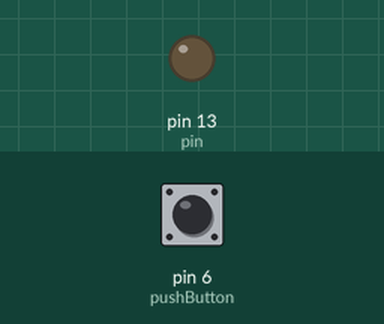
This sketch was run on a simulated Arduino Uno, built with avr-gcc and run on an emulated ATmega328P. On the bench: output pins drawn as LEDs (lit = HIGH). Inputs (shaded band) come from the test bench; at power-on: pin 6 (pushButton) LOW.

Above: at 1.2 s.
1.3 s: pin 6 (pushButton) pulled HIGH for 0.15 s
At 1.4 s:
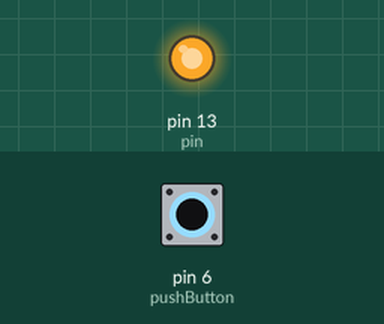
Timing chart, 0 to 4.3 s (numbered marks = the images above; inputs shaded):
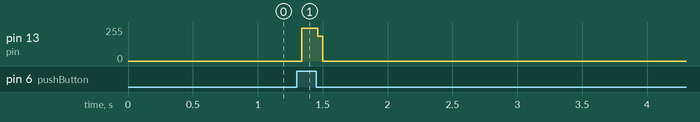

Measured:
- after the input at 1.3 s, pin 13 (pin): 0/255 → 246/255 at once, → 0/255 0.12 s later

The sketch:

timer.ino
```cpp
#include "Timer.h"


Timer t;
int pin = 13;
int pushButton = 6;
boolean state = false;

int ledEvent;
void setup()
{
  Serial.begin(9600);
  pinMode(pushButton, INPUT);
  pinMode(13, OUTPUT);


}
int unlockEvent;

void loop()
{
  t.update();
  check();
}


void check(){
  int buttonState = digitalRead(pushButton);
  if(buttonState == HIGH){
    if(state){
      t.stop(unlockEvent);
    }
    digitalWrite(13,HIGH);
    state = true;
    unlockEvent = t.after(5000, doo);
    state = false;
  }
}
void doo(){
    digitalWrite(13,LOW);
}
```
